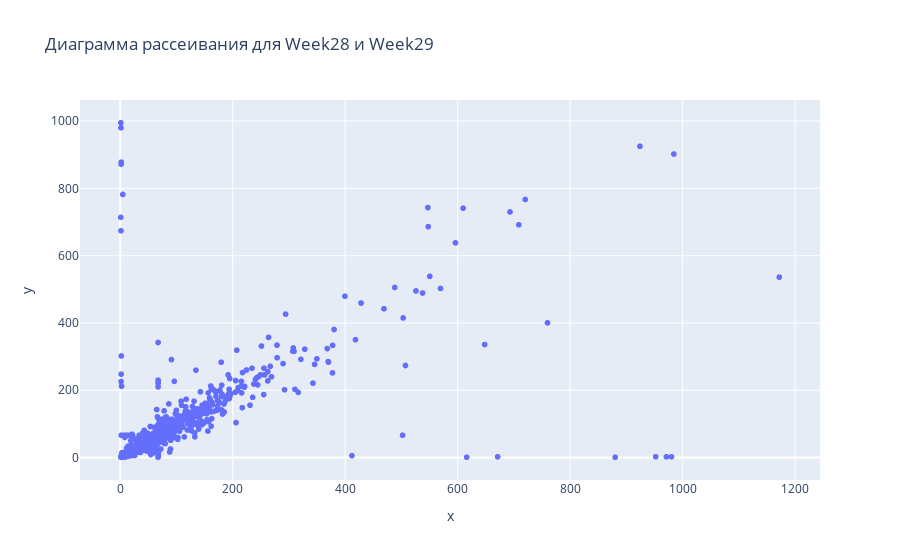

The notebook cell saved with this chart:
### Code cell
# ДИАГРАММА РАССЕИВАНИЯ
fig = px.scatter(data[data.CLASS == 1], x=data['Week28'], y=data['Week29'], 
                 title='Диаграмма рассеивания для Week28 и Week29')
fig.show()

### Figure 1 — Plotly figure (JSON) as saved in the notebook; plotly's stock layout.template omitted (floating-point values rounded to 4 significant figures; data arrays with more than 128 entries replaced by an {"elided": "..."} marker saying what was removed)
{"data": [{"hovertemplate": "x=%{x}<br>y=%{y}<extra></extra>", "legendgroup": "", "marker": {"color": "#636efa", "symbol": "circle"}, "mode": "markers", "name": "", "showlegend": false, "type": "scattergl", "x": {"elided": "1275 float values"}, "xaxis": "x", "y": {"elided": "1275 float values"}, "yaxis": "y"}], "layout": {"legend": {"tracegroupgap": 0}, "title": {"text": "Диаграмма рассеивания для Week28 и Week29"}, "xaxis": {"anchor": "y", "domain": [0, 1], "title": {"text": "x"}}, "yaxis": {"anchor": "x", "domain": [0, 1], "title": {"text": "y"}}}}
